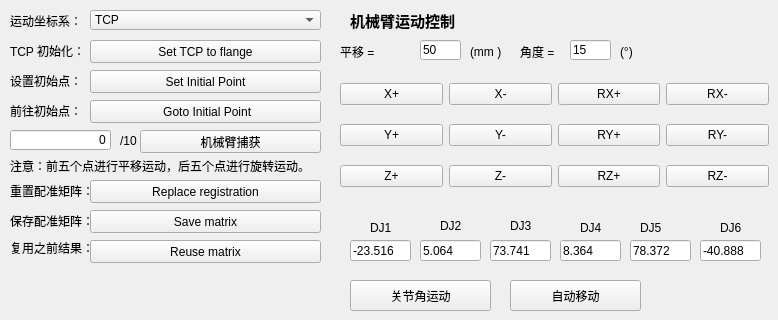
     <widget class="QWidget" name="tab_2">
      <attribute name="title">
       <string>机械臂配准</string>
      </attribute>
      <widget class="QComboBox" name="comboBox_robotMoveType">
       <property name="geometry">
        <rect>
         <x>90</x>
         <y>10</y>
         <width>231</width>
         <height>20</height>
        </rect>
       </property>
       <item>
        <property name="text">
         <string>TCP</string>
        </property>
       </item>
       <item>
        <property name="text">
         <string>Robot base</string>
        </property>
       </item>
      </widget>
      <widget class="QLabel" name="label_5">
       <property name="geometry">
        <rect>
         <x>10</x>
         <y>10</y>
         <width>81</width>
         <height>21</height>
        </rect>
       </property>
       <property name="text">
        <string>运动坐标系：</string>
       </property>
      </widget>
      <widget class="QLabel" name="label_6">
       <property name="geometry">
        <rect>
         <x>10</x>
         <y>40</y>
         <width>81</width>
         <height>21</height>
        </rect>
       </property>
       <property name="text">
        <string>TCP 初始化：</string>
       </property>
      </widget>
      <widget class="QPushButton" name="pushButton_setTCPToFlange">
       <property name="geometry">
        <rect>
         <x>90</x>
         <y>40</y>
         <width>231</width>
         <height>23</height>
        </rect>
       </property>
       <property name="text">
        <string>Set TCP to flange</string>
       </property>
      </widget>
      <widget class="QLabel" name="label_7">
       <property name="geometry">
        <rect>
         <x>10</x>
         <y>70</y>
         <width>111</width>
         <height>21</height>
        </rect>
       </property>
       <property name="text">
        <string>设置初始点：</string>
       </property>
      </widget>
      <widget class="QPushButton" name="pushButton_setInitialPoint">
       <property name="geometry">
        <rect>
         <x>90</x>
         <y>70</y>
         <width>231</width>
         <height>23</height>
        </rect>
       </property>
       <property name="text">
        <string>Set Initial Point</string>
       </property>
      </widget>
      <widget class="QLabel" name="label_8">
       <property name="geometry">
        <rect>
         <x>10</x>
         <y>100</y>
         <width>81</width>
         <height>21</height>
        </rect>
       </property>
       <property name="text">
        <string>前往初始点：</string>
       </property>
      </widget>
      <widget class="QPushButton" name="pushButton_goToInitial">
       <property name="geometry">
        <rect>
         <x>90</x>
         <y>100</y>
         <width>231</width>
         <height>23</height>
        </rect>
       </property>
       <property name="text">
        <string> Goto Initial Point</string>
       </property>
      </widget>
      <widget class="QLineEdit" name="lineEdit_collectedRoboPose">
       <property name="geometry">
        <rect>
         <x>10</x>
         <y>130</y>
         <width>101</width>
         <height>20</height>
        </rect>
       </property>
       <property name="layoutDirection">
        <enum>Qt::LeftToRight</enum>
       </property>
       <property name="text">
        <string>0</string>
       </property>
       <property name="alignment">
        <set>Qt::AlignRight|Qt::AlignTrailing|Qt::AlignVCenter</set>
       </property>
      </widget>
      <widget class="QLabel" name="label_10">
       <property name="geometry">
        <rect>
         <x>120</x>
         <y>130</y>
         <width>21</width>
         <height>21</height>
        </rect>
       </property>
       <property name="text">
        <string>/10</string>
       </property>
      </widget>
      <widget class="QPushButton" name="pushButton_captureRobot">
       <property name="geometry">
        <rect>
         <x>140</x>
         <y>130</y>
         <width>181</width>
         <height>23</height>
        </rect>
       </property>
       <property name="text">
        <string>机械臂捕获</string>
       </property>
      </widget>
      <widget class="QLabel" name="label_9">
       <property name="geometry">
        <rect>
         <x>10</x>
         <y>150</y>
         <width>311</width>
         <height>31</height>
        </rect>
       </property>
       <property name="font">
        <font>
         <pointsize>9</pointsize>
         <weight>50</weight>
         <bold>false</bold>
        </font>
       </property>
       <property name="text">
        <string>注意：前五个点进行平移运动，后五个点进行旋转运动。</string>
       </property>
      </widget>
      <widget class="QLabel" name="label_11">
       <property name="geometry">
        <rect>
         <x>10</x>
         <y>210</y>
         <width>101</width>
         <height>21</height>
        </rect>
       </property>
       <property name="text">
        <string>保存配准矩阵：</string>
       </property>
      </widget>
      <widget class="QLabel" name="label_12">
       <property name="geometry">
        <rect>
         <x>10</x>
         <y>180</y>
         <width>161</width>
         <height>21</height>
        </rect>
       </property>
       <property name="text">
        <string>重置配准矩阵：</string>
       </property>
      </widget>
      <widget class="QPushButton" name="pushButton_replaceRegistration">
       <property name="geometry">
        <rect>
         <x>90</x>
         <y>180</y>
         <width>231</width>
         <height>23</height>
        </rect>
       </property>
       <property name="text">
        <string>Replace registration</string>
       </property>
      </widget>
      <widget class="QPushButton" name="pushButton_saveArmMatrix">
       <property name="geometry">
        <rect>
         <x>90</x>
         <y>210</y>
         <width>231</width>
         <height>23</height>
        </rect>
       </property>
       <property name="text">
        <string>Save matrix</string>
       </property>
      </widget>
      <widget class="QLabel" name="label_13">
       <property name="geometry">
        <rect>
         <x>10</x>
         <y>240</y>
         <width>81</width>
         <height>16</height>
        </rect>
       </property>
       <property name="text">
        <string>复用之前结果：</string>
       </property>
      </widget>
      <widget class="QPushButton" name="pushButton_reuseArmMatrix">
       <property name="geometry">
        <rect>
         <x>90</x>
         <y>240</y>
         <width>231</width>
         <height>23</height>
        </rect>
       </property>
       <property name="text">
        <string>Reuse matrix</string>
       </property>
      </widget>
      <widget class="QWidget" name="layoutWidget">
       <property name="geometry">
        <rect>
         <x>340</x>
         <y>70</y>
         <width>429</width>
         <height>131</height>
        </rect>
       </property>
       <layout class="QGridLayout" name="gridLayout_14">
        <item row="3" column="4">
         <widget class="QPushButton" name="pushButton_ryp">
          <property name="text">
           <string>RY+</string>
          </property>
         </widget>
        </item>
        <item row="3" column="5">
         <widget class="QPushButton" name="pushButton_rym">
          <property name="text">
           <string>RY-</string>
          </property>
         </widget>
        </item>
        <item row="3" column="3">
         <widget class="QPushButton" name="pushButton_ym">
          <property name="text">
           <string>Y-</string>
          </property>
         </widget>
        </item>
        <item row="1" column="5">
         <widget class="QPushButton" name="pushButton_rxm">
          <property name="text">
           <string>RX-</string>
          </property>
         </widget>
        </item>
        <item row="1" column="4">
         <widget class="QPushButton" name="pushButton_rxp">
          <property name="text">
           <string>RX+</string>
          </property>
         </widget>
        </item>
        <item row="3" column="2">
         <widget class="QPushButton" name="pushButton_yp">
          <property name="text">
           <string>Y+</string>
          </property>
         </widget>
        </item>
        <item row="4" column="5">
         <widget class="QPushButton" name="pushButton_rzm">
          <property name="text">
           <string>RZ-</string>
          </property>
         </widget>
        </item>
        <item row="4" column="2">
         <widget class="QPushButton" name="pushButton_zp">
          <property name="text">
           <string>Z+</string>
          </property>
         </widget>
        </item>
        <item row="4" column="3">
         <widget class="QPushButton" name="pushButton_zm">
          <property name="text">
           <string>Z-</string>
          </property>
         </widget>
        </item>
        <item row="1" column="2">
         <widget class="QPushButton" name="pushButton_xp">
          <property name="text">
           <string>X+</string>
          </property>
         </widget>
        </item>
        <item row="4" column="4">
         <widget class="QPushButton" name="pushButton_rzp">
          <property name="text">
           <string>RZ+</string>
          </property>
         </widget>
        </item>
        <item row="1" column="3">
         <widget class="QPushButton" name="pushButton_xm">
          <property name="text">
           <string>X-</string>
          </property>
         </widget>
        </item>
       </layout>
      </widget>
      <widget class="QLabel" name="label_16">
       <property name="geometry">
        <rect>
         <x>340</x>
         <y>40</y>
         <width>71</width>
         <height>23</height>
        </rect>
       </property>
       <property name="layoutDirection">
        <enum>Qt::LeftToRight</enum>
       </property>
       <property name="text">
        <string>平移 =</string>
       </property>
      </widget>
      <widget class="QLineEdit" name="lineEdit_intuitiveValue">
       <property name="geometry">
        <rect>
         <x>420</x>
         <y>40</y>
         <width>41</width>
         <height>20</height>
        </rect>
       </property>
       <property name="text">
        <string>50</string>
       </property>
      </widget>
      <widget class="QLabel" name="label_15">
       <property name="geometry">
        <rect>
         <x>470</x>
         <y>40</y>
         <width>41</width>
         <height>23</height>
        </rect>
       </property>
       <property name="text">
        <string>(mm )</string>
       </property>
      </widget>
      <widget class="QLabel" name="label_14">
       <property name="geometry">
        <rect>
         <x>350</x>
         <y>10</y>
         <width>131</width>
         <height>21</height>
        </rect>
       </property>
       <property name="font">
        <font>
         <pointsize>11</pointsize>
         <weight>75</weight>
         <bold>true</bold>
        </font>
       </property>
       <property name="text">
        <string>机械臂运动控制</string>
       </property>
      </widget>
      <widget class="QLineEdit" name="lineEdit_intuitiveValue_5">
       <property name="geometry">
        <rect>
         <x>570</x>
         <y>40</y>
         <width>41</width>
         <height>20</height>
        </rect>
       </property>
       <property name="text">
        <string>15</string>
       </property>
      </widget>
      <widget class="QLabel" name="label_34">
       <property name="geometry">
        <rect>
         <x>620</x>
         <y>40</y>
         <width>41</width>
         <height>23</height>
        </rect>
       </property>
       <property name="text">
        <string>(°)</string>
       </property>
      </widget>
      <widget class="QLabel" name="label_36">
       <property name="geometry">
        <rect>
         <x>520</x>
         <y>40</y>
         <width>71</width>
         <height>23</height>
        </rect>
       </property>
       <property name="layoutDirection">
        <enum>Qt::LeftToRight</enum>
       </property>
       <property name="text">
        <string>角度 =</string>
       </property>
      </widget>
      <widget class="QLineEdit" name="lineEdit_DJ1">
       <property name="geometry">
        <rect>
         <x>350</x>
         <y>240</y>
         <width>61</width>
         <height>21</height>
        </rect>
       </property>
       <property name="text">
        <string>-23.516</string>
       </property>
      </widget>
      <widget class="QLineEdit" name="lineEdit_DJ2">
       <property name="geometry">
        <rect>
         <x>420</x>
         <y>240</y>
         <width>61</width>
         <height>21</height>
        </rect>
       </property>
       <property name="text">
        <string>5.064</string>
       </property>
      </widget>
      <widget class="QLineEdit" name="lineEdit_DJ3">
       <property name="geometry">
        <rect>
         <x>490</x>
         <y>240</y>
         <width>61</width>
         <height>21</height>
        </rect>
       </property>
       <property name="text">
        <string>73.741</string>
       </property>
      </widget>
      <widget class="QLineEdit" name="lineEdit_DJ4">
       <property name="geometry">
        <rect>
         <x>560</x>
         <y>240</y>
         <width>61</width>
         <height>21</height>
        </rect>
       </property>
       <property name="text">
        <string>8.364</string>
       </property>
      </widget>
      <widget class="QLineEdit" name="lineEdit_DJ5">
       <property name="geometry">
        <rect>
         <x>630</x>
         <y>240</y>
         <width>61</width>
         <height>21</height>
        </rect>
       </property>
       <property name="text">
        <string>78.372</string>
       </property>
      </widget>
      <widget class="QLineEdit" name="lineEdit_DJ6">
       <property name="geometry">
        <rect>
         <x>700</x>
         <y>240</y>
         <width>61</width>
         <height>21</height>
        </rect>
       </property>
       <property name="text">
        <string>-40.888</string>
       </property>
      </widget>
      <widget class="QLabel" name="label_337">
       <property name="geometry">
        <rect>
         <x>370</x>
         <y>220</y>
         <width>31</width>
         <height>16</height>
        </rect>
       </property>
       <property name="text">
        <string>DJ1</string>
       </property>
      </widget>
      <widget class="QLabel" name="label_338">
       <property name="geometry">
        <rect>
         <x>440</x>
         <y>220</y>
         <width>54</width>
         <height>12</height>
        </rect>
       </property>
       <property name="text">
        <string>DJ2</string>
       </property>
      </widget>
      <widget class="QLabel" name="label_354">
       <property name="geometry">
        <rect>
         <x>510</x>
         <y>220</y>
         <width>54</width>
         <height>12</height>
        </rect>
       </property>
       <property name="text">
        <string>DJ3</string>
       </property>
      </widget>
      <widget class="QLabel" name="label_355">
       <property name="geometry">
        <rect>
         <x>580</x>
         <y>220</y>
         <width>31</width>
         <height>16</height>
        </rect>
       </property>
       <property name="text">
        <string>DJ4</string>
       </property>
      </widget>
      <widget class="QLabel" name="label_356">
       <property name="geometry">
        <rect>
         <x>640</x>
         <y>220</y>
         <width>31</width>
         <height>16</height>
        </rect>
       </property>
       <property name="text">
        <string>DJ5</string>
       </property>
      </widget>
      <widget class="QLabel" name="label_357">
       <property name="geometry">
        <rect>
         <x>720</x>
         <y>220</y>
         <width>41</width>
         <height>16</height>
        </rect>
       </property>
       <property name="text">
        <string>DJ6</string>
       </property>
      </widget>
      <widget class="QPushButton" name="pushButton_JiontAngleMotion">
       <property name="geometry">
        <rect>
         <x>350</x>
         <y>280</y>
         <width>141</width>
         <height>31</height>
        </rect>
       </property>
       <property name="text">
        <string>关节角运动</string>
       </property>
      </widget>
      <widget class="QPushButton" name="pushButton_AutoMoveJ">
       <property name="geometry">
        <rect>
         <x>510</x>
         <y>280</y>
         <width>131</width>
         <height>31</height>
        </rect>
       </property>
       <property name="text">
        <string>自动移动</string>
       </property>
      </widget>
     </widget>
